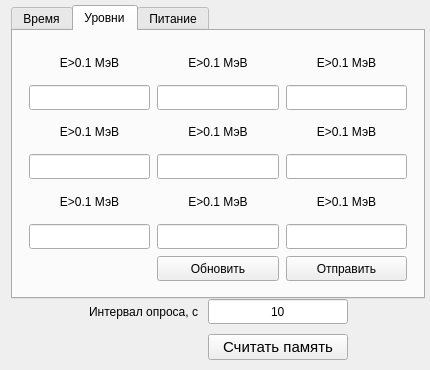
<?xml version="1.0" encoding="UTF-8"?>
<ui version="4.0">
 <class>Form</class>
 <widget class="QWidget" name="Form">
  <property name="geometry">
   <rect>
    <x>0</x>
    <y>0</y>
    <width>430</width>
    <height>370</height>
   </rect>
  </property>
  <property name="sizePolicy">
   <sizepolicy hsizetype="Expanding" vsizetype="Expanding">
    <horstretch>0</horstretch>
    <verstretch>0</verstretch>
   </sizepolicy>
  </property>
  <property name="minimumSize">
   <size>
    <width>430</width>
    <height>370</height>
   </size>
  </property>
  <property name="windowTitle">
   <string>Form</string>
  </property>
  <layout class="QGridLayout" name="gridLayout">
   <property name="topMargin">
    <number>5</number>
   </property>
   <property name="rightMargin">
    <number>5</number>
   </property>
   <property name="bottomMargin">
    <number>5</number>
   </property>
   <property name="horizontalSpacing">
    <number>5</number>
   </property>
   <property name="verticalSpacing">
    <number>0</number>
   </property>
   <item row="1" column="0">
    <layout class="QGridLayout" name="gridLayout_meas" rowstretch="0,0" columnstretch="0,0,0,0">
     <property name="sizeConstraint">
      <enum>QLayout::SetDefaultConstraint</enum>
     </property>
     <property name="leftMargin">
      <number>5</number>
     </property>
     <property name="topMargin">
      <number>0</number>
     </property>
     <property name="rightMargin">
      <number>5</number>
     </property>
     <property name="bottomMargin">
      <number>5</number>
     </property>
     <property name="spacing">
      <number>10</number>
     </property>
     <item row="1" column="2">
      <widget class="QPushButton" name="pushButton_read_frame">
       <property name="sizePolicy">
        <sizepolicy hsizetype="Preferred" vsizetype="Fixed">
         <horstretch>0</horstretch>
         <verstretch>0</verstretch>
        </sizepolicy>
       </property>
       <property name="minimumSize">
        <size>
         <width>140</width>
         <height>25</height>
        </size>
       </property>
       <property name="font">
        <font>
         <family>MS Shell Dlg 2</family>
         <pointsize>11</pointsize>
         <weight>50</weight>
         <italic>false</italic>
         <bold>false</bold>
        </font>
       </property>
       <property name="styleSheet">
        <string notr="true">font: 11pt &quot;MS Shell Dlg 2&quot;;</string>
       </property>
       <property name="text">
        <string>Считать память</string>
       </property>
      </widget>
     </item>
     <item row="0" column="2">
      <widget class="QLineEdit" name="lineEdit_interval_request">
       <property name="sizePolicy">
        <sizepolicy hsizetype="Expanding" vsizetype="Fixed">
         <horstretch>0</horstretch>
         <verstretch>0</verstretch>
        </sizepolicy>
       </property>
       <property name="minimumSize">
        <size>
         <width>120</width>
         <height>25</height>
        </size>
       </property>
       <property name="styleSheet">
        <string notr="true">font: 11pt &quot;MS Shell Dlg 2&quot;;</string>
       </property>
       <property name="text">
        <string>10</string>
       </property>
       <property name="alignment">
        <set>Qt::AlignCenter</set>
       </property>
      </widget>
     </item>
     <item row="0" column="1">
      <widget class="QLabel" name="label">
       <property name="styleSheet">
        <string notr="true">font: 11pt &quot;MS Shell Dlg 2&quot;;</string>
       </property>
       <property name="text">
        <string>Интервал опроса, с</string>
       </property>
      </widget>
     </item>
     <item row="1" column="3">
      <spacer name="horizontalSpacer">
       <property name="orientation">
        <enum>Qt::Horizontal</enum>
       </property>
       <property name="sizeHint" stdset="0">
        <size>
         <width>40</width>
         <height>20</height>
        </size>
       </property>
      </spacer>
     </item>
     <item row="0" column="0">
      <spacer name="horizontalSpacer_40">
       <property name="orientation">
        <enum>Qt::Horizontal</enum>
       </property>
       <property name="sizeHint" stdset="0">
        <size>
         <width>40</width>
         <height>20</height>
        </size>
       </property>
      </spacer>
     </item>
    </layout>
   </item>
   <item row="0" column="0">
    <widget class="QTabWidget" name="tabWidget">
     <property name="currentIndex">
      <number>1</number>
     </property>
     <widget class="QWidget" name="tab_5">
      <attribute name="title">
       <string>Время</string>
      </attribute>
     </widget>
     <widget class="QWidget" name="tab_3">
      <attribute name="title">
       <string>Уровни</string>
      </attribute>
      <layout class="QVBoxLayout" name="verticalLayout">
       <item>
        <layout class="QGridLayout" name="gridLayout_2">
         <property name="sizeConstraint">
          <enum>QLayout::SetMaximumSize</enum>
         </property>
         <property name="leftMargin">
          <number>7</number>
         </property>
         <property name="topMargin">
          <number>7</number>
         </property>
         <property name="rightMargin">
          <number>7</number>
         </property>
         <property name="bottomMargin">
          <number>7</number>
         </property>
         <property name="spacing">
          <number>7</number>
         </property>
         <item row="1" column="2">
          <widget class="QLineEdit" name="lineEdit_3">
           <property name="minimumSize">
            <size>
             <width>90</width>
             <height>25</height>
            </size>
           </property>
           <property name="styleSheet">
            <string notr="true">font: 11pt &quot;MS Shell Dlg 2&quot;;</string>
           </property>
           <property name="text">
            <string/>
           </property>
           <property name="alignment">
            <set>Qt::AlignCenter</set>
           </property>
          </widget>
         </item>
         <item row="2" column="0">
          <widget class="QLabel" name="label_5">
           <property name="minimumSize">
            <size>
             <width>100</width>
             <height>25</height>
            </size>
           </property>
           <property name="text">
            <string>E&gt;0.1 МэВ</string>
           </property>
           <property name="alignment">
            <set>Qt::AlignCenter</set>
           </property>
          </widget>
         </item>
         <item row="5" column="0">
          <widget class="QLineEdit" name="lineEdit_7">
           <property name="minimumSize">
            <size>
             <width>90</width>
             <height>25</height>
            </size>
           </property>
           <property name="styleSheet">
            <string notr="true">font: 11pt &quot;MS Shell Dlg 2&quot;;</string>
           </property>
           <property name="text">
            <string/>
           </property>
           <property name="alignment">
            <set>Qt::AlignCenter</set>
           </property>
          </widget>
         </item>
         <item row="1" column="0">
          <widget class="QLineEdit" name="lineEdit">
           <property name="minimumSize">
            <size>
             <width>90</width>
             <height>25</height>
            </size>
           </property>
           <property name="styleSheet">
            <string notr="true">font: 11pt &quot;MS Shell Dlg 2&quot;;</string>
           </property>
           <property name="text">
            <string/>
           </property>
           <property name="alignment">
            <set>Qt::AlignCenter</set>
           </property>
           <property name="readOnly">
            <bool>false</bool>
           </property>
          </widget>
         </item>
         <item row="2" column="1">
          <widget class="QLabel" name="label_6">
           <property name="minimumSize">
            <size>
             <width>100</width>
             <height>25</height>
            </size>
           </property>
           <property name="text">
            <string>E&gt;0.1 МэВ</string>
           </property>
           <property name="alignment">
            <set>Qt::AlignCenter</set>
           </property>
          </widget>
         </item>
         <item row="2" column="2">
          <widget class="QLabel" name="label_7">
           <property name="minimumSize">
            <size>
             <width>100</width>
             <height>25</height>
            </size>
           </property>
           <property name="text">
            <string>E&gt;0.1 МэВ</string>
           </property>
           <property name="alignment">
            <set>Qt::AlignCenter</set>
           </property>
          </widget>
         </item>
         <item row="6" column="1">
          <widget class="QPushButton" name="pushButton_2">
           <property name="minimumSize">
            <size>
             <width>60</width>
             <height>25</height>
            </size>
           </property>
           <property name="text">
            <string>Обновить</string>
           </property>
          </widget>
         </item>
         <item row="3" column="1">
          <widget class="QLineEdit" name="lineEdit_5">
           <property name="minimumSize">
            <size>
             <width>90</width>
             <height>25</height>
            </size>
           </property>
           <property name="styleSheet">
            <string notr="true">font: 11pt &quot;MS Shell Dlg 2&quot;;</string>
           </property>
           <property name="text">
            <string/>
           </property>
           <property name="alignment">
            <set>Qt::AlignCenter</set>
           </property>
          </widget>
         </item>
         <item row="0" column="2">
          <widget class="QLabel" name="label_4">
           <property name="minimumSize">
            <size>
             <width>100</width>
             <height>25</height>
            </size>
           </property>
           <property name="text">
            <string>E&gt;0.1 МэВ</string>
           </property>
           <property name="alignment">
            <set>Qt::AlignCenter</set>
           </property>
          </widget>
         </item>
         <item row="3" column="0">
          <widget class="QLineEdit" name="lineEdit_4">
           <property name="minimumSize">
            <size>
             <width>90</width>
             <height>25</height>
            </size>
           </property>
           <property name="styleSheet">
            <string notr="true">font: 11pt &quot;MS Shell Dlg 2&quot;;</string>
           </property>
           <property name="text">
            <string/>
           </property>
           <property name="alignment">
            <set>Qt::AlignCenter</set>
           </property>
          </widget>
         </item>
         <item row="6" column="2">
          <widget class="QPushButton" name="pushButton">
           <property name="minimumSize">
            <size>
             <width>120</width>
             <height>25</height>
            </size>
           </property>
           <property name="text">
            <string>Отправить</string>
           </property>
          </widget>
         </item>
         <item row="1" column="1">
          <widget class="QLineEdit" name="lineEdit_2">
           <property name="minimumSize">
            <size>
             <width>90</width>
             <height>25</height>
            </size>
           </property>
           <property name="styleSheet">
            <string notr="true">font: 11pt &quot;MS Shell Dlg 2&quot;;</string>
           </property>
           <property name="text">
            <string/>
           </property>
           <property name="alignment">
            <set>Qt::AlignCenter</set>
           </property>
          </widget>
         </item>
         <item row="0" column="0">
          <widget class="QLabel" name="label_2">
           <property name="minimumSize">
            <size>
             <width>100</width>
             <height>25</height>
            </size>
           </property>
           <property name="text">
            <string>E&gt;0.1 МэВ</string>
           </property>
           <property name="alignment">
            <set>Qt::AlignCenter</set>
           </property>
          </widget>
         </item>
         <item row="3" column="2">
          <widget class="QLineEdit" name="lineEdit_6">
           <property name="minimumSize">
            <size>
             <width>90</width>
             <height>25</height>
            </size>
           </property>
           <property name="styleSheet">
            <string notr="true">font: 11pt &quot;MS Shell Dlg 2&quot;;</string>
           </property>
           <property name="text">
            <string/>
           </property>
           <property name="alignment">
            <set>Qt::AlignCenter</set>
           </property>
          </widget>
         </item>
         <item row="5" column="2">
          <widget class="QLineEdit" name="lineEdit_9">
           <property name="minimumSize">
            <size>
             <width>90</width>
             <height>25</height>
            </size>
           </property>
           <property name="styleSheet">
            <string notr="true">font: 11pt &quot;MS Shell Dlg 2&quot;;</string>
           </property>
           <property name="text">
            <string/>
           </property>
           <property name="alignment">
            <set>Qt::AlignCenter</set>
           </property>
          </widget>
         </item>
         <item row="0" column="1">
          <widget class="QLabel" name="label_3">
           <property name="minimumSize">
            <size>
             <width>100</width>
             <height>25</height>
            </size>
           </property>
           <property name="text">
            <string>E&gt;0.1 МэВ</string>
           </property>
           <property name="alignment">
            <set>Qt::AlignCenter</set>
           </property>
          </widget>
         </item>
         <item row="5" column="1">
          <widget class="QLineEdit" name="lineEdit_8">
           <property name="minimumSize">
            <size>
             <width>90</width>
             <height>25</height>
            </size>
           </property>
           <property name="styleSheet">
            <string notr="true">font: 11pt &quot;MS Shell Dlg 2&quot;;</string>
           </property>
           <property name="text">
            <string/>
           </property>
           <property name="alignment">
            <set>Qt::AlignCenter</set>
           </property>
          </widget>
         </item>
         <item row="4" column="0">
          <widget class="QLabel" name="label_8">
           <property name="minimumSize">
            <size>
             <width>100</width>
             <height>25</height>
            </size>
           </property>
           <property name="text">
            <string>E&gt;0.1 МэВ</string>
           </property>
           <property name="alignment">
            <set>Qt::AlignCenter</set>
           </property>
          </widget>
         </item>
         <item row="4" column="1">
          <widget class="QLabel" name="label_9">
           <property name="minimumSize">
            <size>
             <width>100</width>
             <height>25</height>
            </size>
           </property>
           <property name="text">
            <string>E&gt;0.1 МэВ</string>
           </property>
           <property name="alignment">
            <set>Qt::AlignCenter</set>
           </property>
          </widget>
         </item>
         <item row="4" column="2">
          <widget class="QLabel" name="label_10">
           <property name="minimumSize">
            <size>
             <width>100</width>
             <height>25</height>
            </size>
           </property>
           <property name="text">
            <string>E&gt;0.1 МэВ</string>
           </property>
           <property name="alignment">
            <set>Qt::AlignCenter</set>
           </property>
          </widget>
         </item>
        </layout>
       </item>
      </layout>
     </widget>
     <widget class="QWidget" name="tab_4">
      <attribute name="title">
       <string>Питание</string>
      </attribute>
     </widget>
    </widget>
   </item>
  </layout>
 </widget>
 <resources/>
 <connections/>
</ui>
